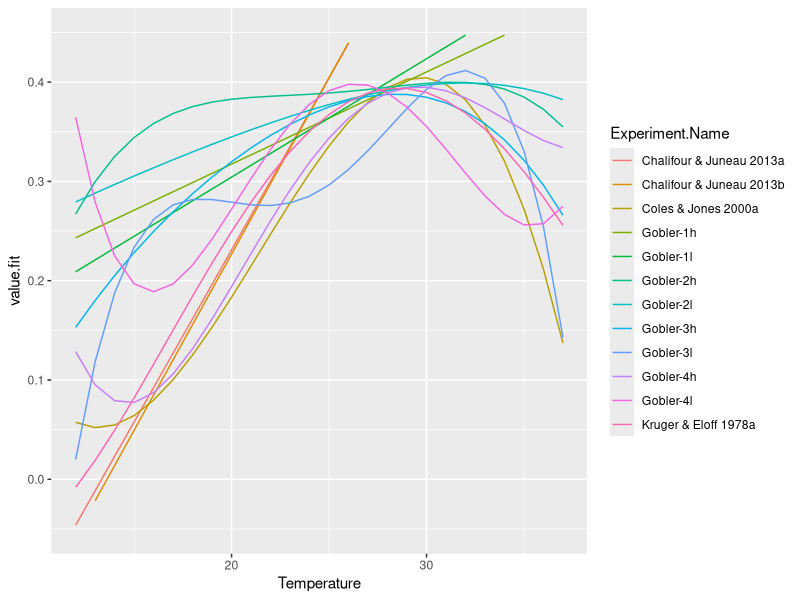
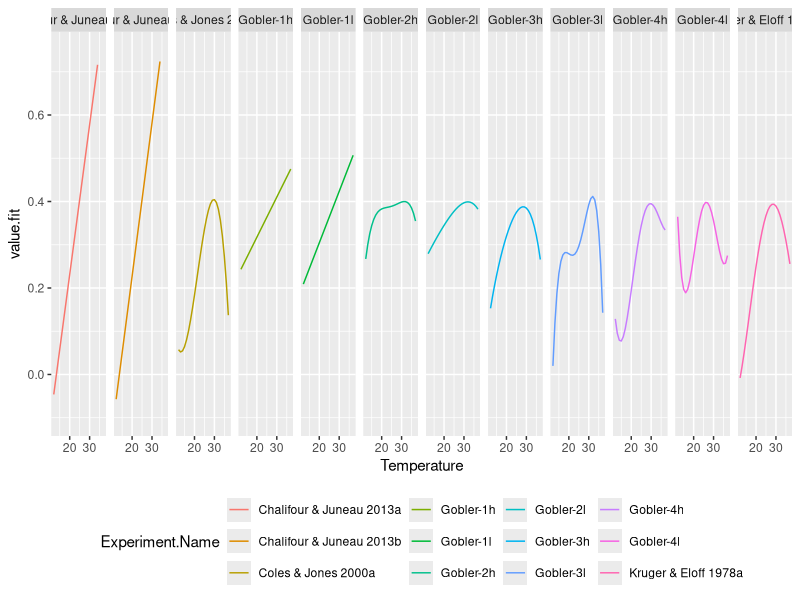
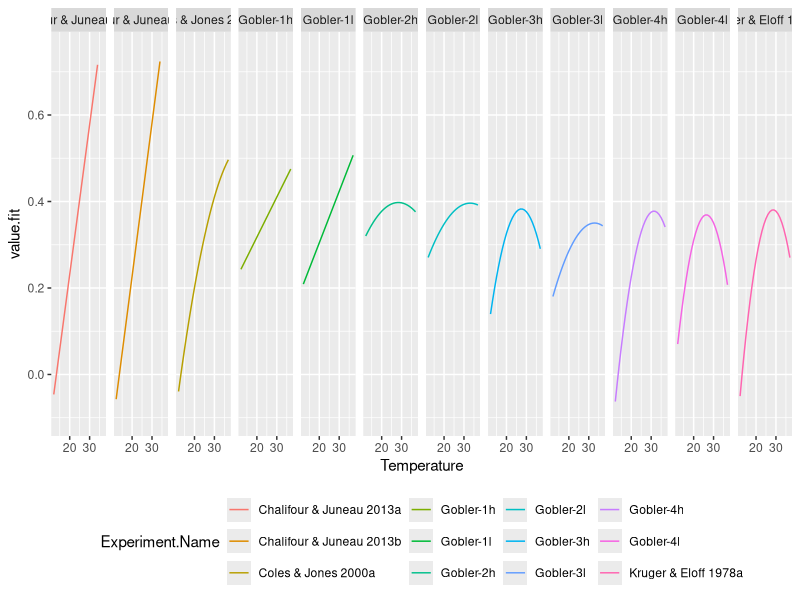
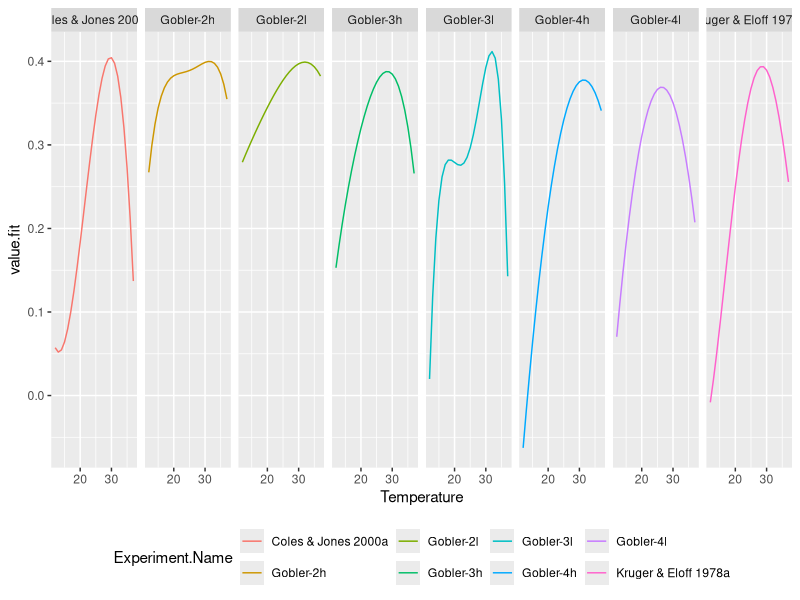
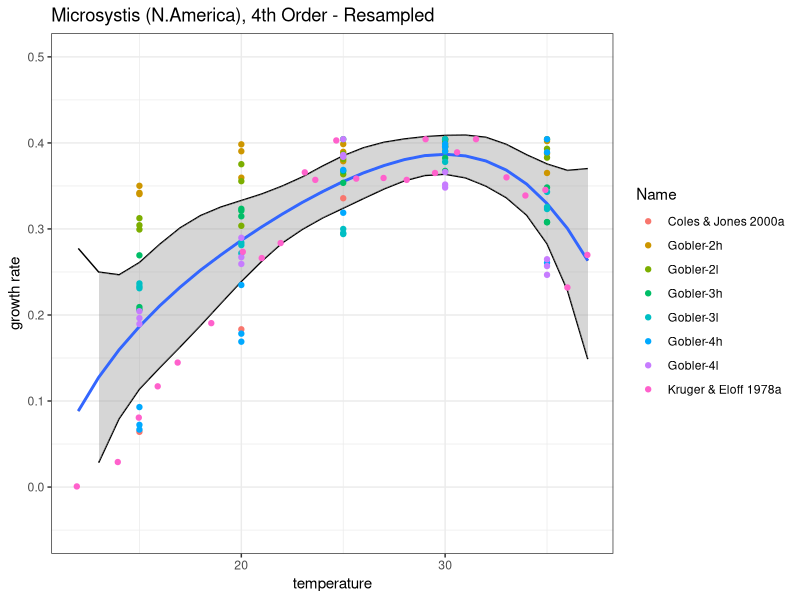

Recreate these plots in R, in order.
#Owen Doherty - March 16, 2018
#Eagle Rock Analytics

# Generate 1 curve per experiment
# Customized fit per each experiment
# Create data.frame of polynomial fit values

#Go to directory with raw data
setwd('/Users/owen/Documents/research/hab_gl/data')
list.files() #print list of data files

library("readxl")
m_in <- read_excel("microsystis_tagged_3.8.18.xlsx")
le_in <- read_excel("erie_results_formatted.xlsx")
microsystis.df <- data.frame(m_in,x=as.numeric(1:dim(m_in)[1]))

#Simplify some names of microsystis
colnames(microsystis.df)[4] <- "Temperature"
colnames(microsystis.df)[5] <- "Growth.Rate"
colnames(microsystis.df)[6] <- "Scaled.Rate"

#Simplify some names of lake erie
colnames(le_in)[3] <- "Temperature"
colnames(le_in)[4] <- "Growth.Rate"
colnames(le_in)[5] <- "Scaled.Rate"

#Create a transformed column
base_rate = max(le_in$Growth.Rate)

#base rate times scaled growth rate
microsystis.df$Transformed = base_rate*microsystis.df$Scaled.Rate
le_in$Transformed = base_rate*le_in$Scaled.Rate

#subset to include only experiments with more than 4 temperature points
#df[ave(df$x, df$name, FUN = length) < 3, ]
#microsystis.short.df <- microsystis.df[ave(microsystis.df$x, microsystis.df$Study, FUN = length) > 4, ]

#drop questionable Van der Westhizen
#microsystis.drop.df <- microsystis.short.df[!(microsystis.short.df$Study =="Van der Westhuizen & Eloff 1985"),]

#drop questionable Van der Westhizen & keep only North America
microsystis.na.df <- microsystis.df[!(microsystis.df$Study =="Van der Westhuizen & Eloff 1985"),]
microsystis.na.df <- microsystis.na.df[!(microsystis.na.df$Location =="Global"),] #drop global values from data.frame

#Create small array, drop an experiment, merge together 
le.sub.df<-le_in[, -c(2,6)]
#le.sub.df <- le.sub.df[!(le.sub.df$Name =="Gobler-2h"),]
#le.sub.df <- le.sub.df[!(le.sub.df$Name =="Gobler-2l"),]
microsystis.sub.df<-microsystis.na.df[,-c(2,3,7)]
colnames(microsystis.sub.df)[1] <- "Name"

merged.sub.df <-merge(microsystis.sub.df,le.sub.df,all=TRUE)

######
#Fit a polynomial to each study
######

merged.sub.df$Namef <- factor(merged.sub.df$Name) #Study name as factor
experiment.names<-unique(merged.sub.df$Name)

#Run a polynmomial fit on each experiment
require(plyr)
modelList_4 <- dlply(merged.sub.df, "Namef", function(x) lm(Transformed~poly(Temperature,4,raw=TRUE), data=x))
modelList_2 <- dlply(merged.sub.df, "Namef", function(x) lm(Transformed~poly(Temperature,2,raw=TRUE), data=x))

#Create a curve for each experiment and for each temperature between 0 and 40
pred_temps <- 12:37
newData <- expand.grid(experiment.names,pred_temps)
names(newData) <- c("Experiment.Name","Temperature") 
newData <-as.data.frame(newData)

pred_4 <- ddply(newData, "Experiment.Name", function(x)
  transform(x, value=predict(modelList_4[[paste(x$Experiment.Name[1])]], newdata=x, interval="confidence", level=0.95)))
pred_2 <- ddply(newData, "Experiment.Name", function(x)
  transform(x, value=predict(modelList_2[[paste(x$Experiment.Name[1])]], newdata=x, interval="confidence", level=0.95)))

#Test fittings
library(ggplot2)
ggplot(pred_4,aes(y=value.fit,x=Temperature,color=Experiment.Name))+geom_line()+ylim(-0.05,0.45)

ggplot(pred_4,aes(y=value.fit,x=Temperature,color=Experiment.Name))+geom_line()+facet_grid(.~Experiment.Name,as.table=FALSE)+ylim(-0.1,0.75)+theme(legend.position="bottom")
ggplot(pred_2,aes(y=value.fit,x=Temperature,color=Experiment.Name))+geom_line()+facet_grid(.~Experiment.Name,as.table=FALSE)+ylim(-0.1,0.75)+theme(legend.position="bottom")

######
# Drop some experiments, mix in 2nd and 4th
# Linear drops: Chalifour & Juneau, Gobler 1
# 2nd order fits:  Gobler 4h, Gobler 4l, 
#4th order fits: Coles & Jones, Gobler 2l, Golber 2h, Gobler 3l, Gobler 3h, Kruger and Eloff
######

#list and subset 2nd order fits to keep
keep2 = c("Gobler-4h","Gobler-4l")
kept_pred_2 <- pred_2[pred_2$Experiment.Name %in% keep2,]
org_2 <- merged.sub.df[merged.sub.df$Name %in% keep2,]

#list and subset 4th order fits to keep
keep4 = c("Gobler-2h","Gobler-2l","Gobler-3h","Gobler-3l","Coles & Jones 2000a","Kruger & Eloff 1978a")
kept_pred_4 <- pred_4[pred_4$Experiment.Name %in% keep4,]
org_4 <- merged.sub.df[merged.sub.df$Name %in% keep4,]

#merge 2nd and 4th order kept curves
merged_pred <- merge(kept_pred_2,kept_pred_4,all=TRUE) 
merged_org <- merge(org_2,org_4,all=TRUE) 
ggplot(merged_pred,aes(y=value.fit,x=Temperature,color=Experiment.Name))+geom_line()+facet_grid(.~Experiment.Name,as.table=FALSE)+theme(legend.position="bottom")

#####
# Resample one value per temperature
#####
nboot = 10000

gr_boot = seq(12,37)

#this produces an array of indicies, random experiment per temperature value 0 to 40
for (j in 1:nboot){
  ind <- sapply( unique( merged_pred$Temperature ) , function(x) sample( which(merged_pred$Temperature==x) , 1 ) )
  boot_out <- merged_pred[ind,c('value.fit')]
  
  gr_boot=rbind(gr_boot,boot_out)
}

#gr_boot is size nboot+1 by number of temperature points (41)
#remove temperature array, the attach into a dataframe of dim (temp, boot_num, growth_rate)
myGr <-expand.grid(seq(12,37),seq(1,nboot))
names(myGr) <- c("temperature","boot_num")
myGr$growth_rate <-as.vector(t(gr_boot[1:nboot+1,]))

#make a curve for each resampled datapoint
modelList_m <- dlply(myGr, "boot_num", function(x) lm(growth_rate~poly(temperature,4,raw=TRUE), data=x))

#Create matrix of desired fits for each curve (1 per boot_num)
pred_temps <- 12:37
newData <- expand.grid(1:nboot,pred_temps)
names(newData) <- c("boot_num","temperature") 
newData <-as.data.frame(newData)
resampled_pred_m <- ddply(newData, "boot_num", function(x)
  transform(x, value=predict(modelList_m[[paste(x$boot_num[1])]], newdata=x, interval="confidence", level=0.95)))

pred_m.df <-as.data.frame(resampled_pred_m)
median.pred_m=aggregate(pred_m.df,by=list(pred_m.df$temperature),FUN=median)[2:6]
q975.pred_m=aggregate(pred_m.df,by=list(pred_m.df$temperature),FUN=quantile, probs=0.975)[2:6]
q025.pred_m=aggregate(pred_m.df,by=list(pred_m.df$temperature),FUN=quantile, probs=0.025)[2:6]
median.pred_m$qhi=q975.pred_m$value.fit
median.pred_m$qlo=q025.pred_m$value.fit



library(ggplot2)
setwd('/Users/owen/Documents/research/hab_gl/gr_figs')

p<-ggplot(median.pred_m, aes(x = temperature, y = value.fit)) 
pdf("first_resampled.pdf") 
  p + theme_bw() +
  geom_line() + geom_line(aes(x = temperature, y=qhi),color="black") + geom_line(aes(x = temperature, y=qlo),color="black")+
  labs(title="Microsystis (N.America), 4th Order - Resampled")+
  geom_smooth(aes(ymin = qlo, ymax = qhi), stat = "identity") +
  ylab('growth rate') + ylim(-0.05,0.5)+
  geom_point(data = merged_org, aes(x = Temperature, y = Transformed, color=Name))
dev.off()

########
#Plot #1: Model Curve
########
library(ggplot2)
setwd('/Users/owen/Documents/research/hab_gl/gr_figs')



########
#Old Code
########

# kept_pred_4 <- pred_4[!(pred_4$Experiment.Name =="Chalifour & Juneau 2013a"),]
# kept_pred_4 <- kept_pred_4[!(kept_pred_4$Experiment.Name =="Chalifour & Juneau 2013b"),]
# kept_pred_4 <- kept_pred_4[!(kept_pred_4$Experiment.Name =="Coles & Jones 2000a"),]
# kept_pred_4 <- kept_pred_4[!(kept_pred_4$Experiment.Name =="Gobler-1h"),]
# kept_pred_4 <- kept_pred_4[!(kept_pred_4$Experiment.Name =="Gobler-1l"),]
# ggplot(kept_pred_4,aes(y=value.fit,x=Temperature,color=Experiment.Name))+geom_line()+facet_grid(.~Experiment.Name,as.table=FALSE)+theme(legend.position="bottom")
# 
# #Drop all experiments that blow up near zero
# kept_pred_4 <- kept_pred_4[!(kept_pred_4$Experiment.Name =="Gobler-3l"),]
# kept_pred_4 <- kept_pred_4[!(kept_pred_4$Experiment.Name =="Gobler-4h"),]
# kept_pred_4 <- kept_pred_4[!(kept_pred_4$Experiment.Name =="Gobler-4l"),]

# pdf("nh_polynomial_fits.pdf")  
# p <- ggplot(merged.sub.df,aes(x=Temperature,y=Transformed,color=Name))
# p+geom_point()+stat_smooth(method="lm",se=FALSE, fill=NA, formula=y~poly(x,4,raw=TRUE))+ylab("transformed growth rate (per day)")+xlab('temperature (C)')
# dev.off()

# ########
# #Plot #1: Growth rate vs. Temperature (raw)
# ########
# library(ggplot2)
# setwd('/Users/owen/Documents/research/hab_gl/gr_figs')
# 
# p <- ggplot(le_in,aes(x=Temperature,y=Growth.Rate,color=Name))
# p + geom_point() + stat_smooth() + 
#   geom_point(data=microsystis.df,aes(x=Temperature,y=Growth.Rate),color="grey")+
#   ylab("raw growth ratio (per day)")+xlab('temperature (C)')+ggtitle('Raw Data')
# 
# pdf("lake_erie_raw.pdf")  
# p <- ggplot(le_in,aes(x=Temperature,y=Growth.Rate,color=Name))
# p + geom_point() + stat_smooth() + 
#   facet_grid(. ~ Nitrogen) +
#   geom_point(data=microsystis.df,aes(x=Temperature,y=Growth.Rate),color="grey")+
#   ylab("raw growth ratio (per day)")+xlab('temperature (C)')+ggtitle('Raw Data')
# dev.off()
# 
# ########
# #Plot #2: Scaled rate vs. Temperature (raw)
# ########
# p <- ggplot(le_in,aes(x=Temperature,y=Scaled.Rate,color=Name))
# p + geom_point() + stat_smooth() + 
#   geom_point(data=microsystis.df,aes(x=Temperature,y=Scaled.Rate),color="grey")+
#   ylab("scaled growth ratio (%)")+xlab('temperature (C)')+ggtitle('Scaled Data')
# 
# pdf("lake_erie_scaled.pdf")    
# p <- ggplot(le_in,aes(x=Temperature,y=Scaled.Rate,color=Name))
# p + geom_point() + stat_smooth() + 
#   facet_grid(. ~ Nitrogen) +
#   geom_point(data=microsystis.df,aes(x=Temperature,y=Scaled.Rate),color="grey")+
#   ylab("scaled growth ratio (%)")+xlab('temperature (C)')+ggtitle('Scaled Data')
# dev.off()
# 
# ########
# #Plot #3: Transformed rate vs. Temperature (raw)
# ########
# 
# p <- ggplot(le_in,aes(x=Temperature,y=Transformed,color=Name))
# p + geom_point() + stat_smooth() + 
#   #facet_grid(Experiment ~ Nitrogen) +
#   geom_point(data=microsystis.df,aes(x=Temperature,y=Transformed),color="grey")+
#   ylab("transformed growth ratio (per day)")+xlab('temperature (C)')+ggtitle('Transformed Data')
# 
# pdf("lake_erie_transformed.pdf")     
# p <- ggplot(le_in,aes(x=Temperature,y=Transformed,color=Name))
# p + geom_point() + stat_smooth() + 
#   facet_grid(. ~ Nitrogen) +
#   geom_point(data=microsystis.df,aes(x=Temperature,y=Transformed),color="grey")+
#   ylab("transformed growth ratio (per day)")+xlab('temperature (C)')+ggtitle('Transformed Data')
# dev.off()  

########
#Plot #1a: Growth rate vs. Temperature + Fitted
########
# 
# pdf("base_fitted_gr_temp.pdf")
# p <- ggplot(microsystis.short.df,aes(x=microsystis.short.df$Temp....C.,y=microsystis.short.df$Specific.growth.rate..d...,color=Study))
# p+geom_point()+stat_smooth()+ylab('growth rate (per day)')+xlab('temperature (C)')+ggtitle('microsystis growth rate by temperature with fitted curves')
# dev.off()
# 
# #####
# #Plot #2: Scaled
# #####
# pdf("scaled_gr_temp.pdf")
# p <- ggplot(microsystis.short.df,aes(x=microsystis.short.df$Temp....C.,y=microsystis.short.df$Scaled.ratio....of.max.,color=Study))
# p+geom_point()+geom_line()+ylab("max experimental growth ratio (%)")+xlab('temperature (C)')
# dev.off()
# 
# pdf("scaled_gr_temp_faceted.pdf")
# p <- ggplot(microsystis.short.df,aes(x=Temperature,y=Scaled.Rate,color=Study))
# p+geom_point()+stat_smooth()+facet_grid(. ~ Location)+ylab("max experimental growth ratio (%)")+xlab('temperature (C)')
# dev.off()
# 
# #####
# #Plot 3: Scaled
# #####    
# pdf("scaled_fitted_dropped_gr_temp2.pdf")
# p <- ggplot(microsystis.drop.df,aes(x=microsystis.drop.df$Temp....C.,y=microsystis.drop.df$Scaled.ratio....of.max.,color=Study))
# p+geom_point()+ stat_smooth()+ylab('max experimental growth ratio (%)')+xlab('temperature (C)')+ggtitle('fitted curves to scaled growth rates, outliers removed')
# dev.off()
# 
# pdf("scaled_fitted_dropped_gr_temp_na.pdf")
# p <- ggplot(microsystis.na.df,aes(x=microsystis.na.df$Temp....C.,y=microsystis.na.df$Scaled.ratio....of.max.,color=Study))
# p+geom_point()+ stat_smooth()+ylab('max experimental growth ratio (%)')+xlab('temperature (C)')+ggtitle('fitted curves to scaled growth rates, outliers removed')
# dev.off()
# #+stat_smooth(method="lm", se=FALSE, fill=NA, formula=y~poly(x,4,raw=TRUE), parse=TRUE,aes(color=Study))             
